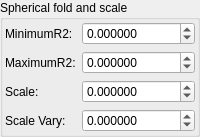
    <widget class="QGroupBox" name="groupBox_2">
     <property name="title">
      <string>Spherical fold and scale</string>
     </property>
     <layout class="QVBoxLayout" name="verticalLayout_6">
      <property name="leftMargin">
       <number>2</number>
      </property>
      <property name="topMargin">
       <number>2</number>
      </property>
      <property name="rightMargin">
       <number>2</number>
      </property>
      <property name="bottomMargin">
       <number>2</number>
      </property>
      <item>
       <layout class="QGridLayout" name="gridLayout_5" columnstretch="0,1">
        <item row="1" column="0">
         <widget class="QLabel" name="label_22">
          <property name="text">
           <string>MaximumR2:</string>
          </property>
         </widget>
        </item>
        <item row="2" column="1">
         <widget class="MyDoubleSpinBox" name="spinbox_mandelbox_scale">
          <property name="sizePolicy">
           <sizepolicy hsizetype="Minimum" vsizetype="Maximum">
            <horstretch>0</horstretch>
            <verstretch>0</verstretch>
           </sizepolicy>
          </property>
          <property name="prefix">
           <string/>
          </property>
          <property name="suffix">
           <string/>
          </property>
          <property name="decimals">
           <number>6</number>
          </property>
          <property name="minimum">
           <double>-99.989999999999995</double>
          </property>
          <property name="maximum">
           <double>99.989999999999995</double>
          </property>
          <property name="singleStep">
           <double>0.100000000000000</double>
          </property>
         </widget>
        </item>
        <item row="1" column="1">
         <widget class="MyDoubleSpinBox" name="spinbox_transf_maxR2_1">
          <property name="sizePolicy">
           <sizepolicy hsizetype="Minimum" vsizetype="Maximum">
            <horstretch>0</horstretch>
            <verstretch>0</verstretch>
           </sizepolicy>
          </property>
          <property name="prefix">
           <string/>
          </property>
          <property name="suffix">
           <string/>
          </property>
          <property name="decimals">
           <number>6</number>
          </property>
          <property name="minimum">
           <double>-99.989999999999995</double>
          </property>
          <property name="maximum">
           <double>99.989999999999995</double>
          </property>
          <property name="singleStep">
           <double>0.100000000000000</double>
          </property>
         </widget>
        </item>
        <item row="0" column="0">
         <widget class="QLabel" name="label_167">
          <property name="text">
           <string>MinimumR2:</string>
          </property>
         </widget>
        </item>
        <item row="0" column="1">
         <widget class="MyDoubleSpinBox" name="spinbox_transf_minimum_radius_0">
          <property name="sizePolicy">
           <sizepolicy hsizetype="Minimum" vsizetype="Maximum">
            <horstretch>0</horstretch>
            <verstretch>0</verstretch>
           </sizepolicy>
          </property>
          <property name="prefix">
           <string/>
          </property>
          <property name="suffix">
           <string/>
          </property>
          <property name="decimals">
           <number>6</number>
          </property>
          <property name="minimum">
           <double>-99.989999999999995</double>
          </property>
          <property name="maximum">
           <double>99.989999999999995</double>
          </property>
          <property name="singleStep">
           <double>0.100000000000000</double>
          </property>
         </widget>
        </item>
        <item row="2" column="0">
         <widget class="QLabel" name="label_171">
          <property name="text">
           <string>Scale:</string>
          </property>
         </widget>
        </item>
        <item row="3" column="0">
         <widget class="QLabel" name="label_172">
          <property name="text">
           <string>Scale Vary:</string>
          </property>
         </widget>
        </item>
        <item row="3" column="1">
         <widget class="MyDoubleSpinBox" name="spinbox_mandelbox_vary_scale_vary">
          <property name="sizePolicy">
           <sizepolicy hsizetype="Minimum" vsizetype="Maximum">
            <horstretch>0</horstretch>
            <verstretch>0</verstretch>
           </sizepolicy>
          </property>
          <property name="prefix">
           <string/>
          </property>
          <property name="suffix">
           <string/>
          </property>
          <property name="decimals">
           <number>6</number>
          </property>
          <property name="minimum">
           <double>-2.000000000000000</double>
          </property>
          <property name="maximum">
           <double>2.000000000000000</double>
          </property>
          <property name="singleStep">
           <double>0.100000000000000</double>
          </property>
         </widget>
        </item>
       </layout>
      </item>
     </layout>
    </widget>
